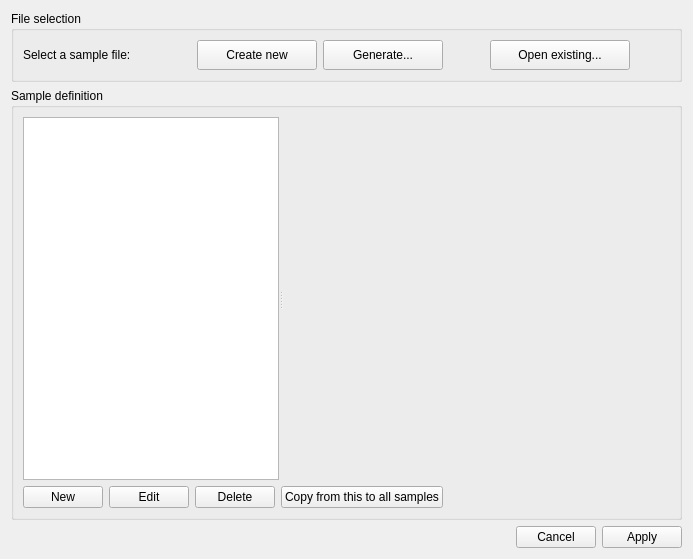
<?xml version="1.0" encoding="UTF-8"?>
<ui version="4.0">
 <class>Dialog</class>
 <widget class="QWidget" name="Dialog">
  <property name="geometry">
   <rect>
    <x>0</x>
    <y>0</y>
    <width>693</width>
    <height>559</height>
   </rect>
  </property>
  <property name="windowTitle">
   <string>Dialog</string>
  </property>
  <layout class="QVBoxLayout" name="verticalLayout">
   <item>
    <widget class="QGroupBox" name="fileGroup">
     <property name="title">
      <string>File selection</string>
     </property>
     <layout class="QHBoxLayout" name="horizontalLayout">
      <item>
       <widget class="QLabel" name="label">
        <property name="text">
         <string>Select a sample file:</string>
        </property>
       </widget>
      </item>
      <item>
       <spacer name="horizontalSpacer_4">
        <property name="orientation">
         <enum>Qt::Horizontal</enum>
        </property>
        <property name="sizeType">
         <enum>QSizePolicy::Expanding</enum>
        </property>
        <property name="sizeHint" stdset="0">
         <size>
          <width>60</width>
          <height>20</height>
         </size>
        </property>
       </spacer>
      </item>
      <item>
       <widget class="QPushButton" name="newFileBtn">
        <property name="minimumSize">
         <size>
          <width>120</width>
          <height>30</height>
         </size>
        </property>
        <property name="text">
         <string>Create new</string>
        </property>
        <property name="icon">
         <iconset resource="../../../../resources/nicos-gui.qrc">
          <normaloff>:/new</normaloff>:/new</iconset>
        </property>
       </widget>
      </item>
      <item>
       <widget class="QPushButton" name="genFileBtn">
        <property name="minimumSize">
         <size>
          <width>120</width>
          <height>30</height>
         </size>
        </property>
        <property name="text">
         <string>Generate...</string>
        </property>
        <property name="icon">
         <iconset resource="../../../../resources/nicos-gui.qrc">
          <normaloff>:/table</normaloff>:/table</iconset>
        </property>
       </widget>
      </item>
      <item>
       <spacer name="horizontalSpacer">
        <property name="orientation">
         <enum>Qt::Horizontal</enum>
        </property>
        <property name="sizeType">
         <enum>QSizePolicy::MinimumExpanding</enum>
        </property>
        <property name="sizeHint" stdset="0">
         <size>
          <width>20</width>
          <height>20</height>
         </size>
        </property>
       </spacer>
      </item>
      <item>
       <widget class="QPushButton" name="openFileBtn">
        <property name="minimumSize">
         <size>
          <width>140</width>
          <height>30</height>
         </size>
        </property>
        <property name="text">
         <string>Open existing...</string>
        </property>
        <property name="icon">
         <iconset resource="../../../../resources/nicos-gui.qrc">
          <normaloff>:/open</normaloff>:/open</iconset>
        </property>
       </widget>
      </item>
      <item>
       <spacer name="horizontalSpacer_2">
        <property name="orientation">
         <enum>Qt::Horizontal</enum>
        </property>
        <property name="sizeType">
         <enum>QSizePolicy::MinimumExpanding</enum>
        </property>
        <property name="sizeHint" stdset="0">
         <size>
          <width>20</width>
          <height>20</height>
         </size>
        </property>
       </spacer>
      </item>
     </layout>
     <zorder>openFileBtn</zorder>
     <zorder>newFileBtn</zorder>
     <zorder>label</zorder>
     <zorder>horizontalSpacer</zorder>
     <zorder>horizontalSpacer_2</zorder>
     <zorder>horizontalSpacer_4</zorder>
     <zorder>genFileBtn</zorder>
    </widget>
   </item>
   <item>
    <widget class="QGroupBox" name="sampleGroup">
     <property name="sizePolicy">
      <sizepolicy hsizetype="Preferred" vsizetype="Preferred">
       <horstretch>0</horstretch>
       <verstretch>1</verstretch>
      </sizepolicy>
     </property>
     <property name="title">
      <string>Sample definition</string>
     </property>
     <layout class="QVBoxLayout" name="verticalLayout_2">
      <item>
       <widget class="QSplitter" name="splitter">
        <property name="sizePolicy">
         <sizepolicy hsizetype="Expanding" vsizetype="Expanding">
          <horstretch>0</horstretch>
          <verstretch>0</verstretch>
         </sizepolicy>
        </property>
        <property name="orientation">
         <enum>Qt::Horizontal</enum>
        </property>
        <widget class="QListWidget" name="list"/>
        <widget class="QFrame" name="frame">
         <property name="sizePolicy">
          <sizepolicy hsizetype="Preferred" vsizetype="Preferred">
           <horstretch>1</horstretch>
           <verstretch>0</verstretch>
          </sizepolicy>
         </property>
         <property name="frameShape">
          <enum>QFrame::NoFrame</enum>
         </property>
         <property name="frameShadow">
          <enum>QFrame::Raised</enum>
         </property>
        </widget>
       </widget>
      </item>
      <item>
       <layout class="QHBoxLayout" name="horizontalLayout_2">
        <item>
         <widget class="QPushButton" name="newBtn">
          <property name="text">
           <string>New</string>
          </property>
         </widget>
        </item>
        <item>
         <widget class="QPushButton" name="editBtn">
          <property name="text">
           <string>Edit</string>
          </property>
         </widget>
        </item>
        <item>
         <widget class="QPushButton" name="delBtn">
          <property name="text">
           <string>Delete</string>
          </property>
         </widget>
        </item>
        <item>
         <widget class="QPushButton" name="copyBtn">
          <property name="text">
           <string>Copy from this to all samples</string>
          </property>
         </widget>
        </item>
        <item>
         <spacer name="horizontalSpacer_3">
          <property name="orientation">
           <enum>Qt::Horizontal</enum>
          </property>
          <property name="sizeHint" stdset="0">
           <size>
            <width>40</width>
            <height>20</height>
           </size>
          </property>
         </spacer>
        </item>
       </layout>
      </item>
     </layout>
    </widget>
   </item>
   <item>
    <widget class="QDialogButtonBox" name="buttonBox">
     <property name="orientation">
      <enum>Qt::Horizontal</enum>
     </property>
     <property name="standardButtons">
      <set>QDialogButtonBox::Apply|QDialogButtonBox::Cancel</set>
     </property>
    </widget>
   </item>
  </layout>
  <action name="actionCopyDetOffset">
   <property name="text">
    <string>Detector offset</string>
   </property>
  </action>
  <action name="actionCopyAperture">
   <property name="text">
    <string>Aperture settings</string>
   </property>
  </action>
  <action name="actionCopyThickness">
   <property name="text">
    <string>Thickness</string>
   </property>
  </action>
  <action name="actionCopyTimeFactor">
   <property name="text">
    <string>Time factor</string>
   </property>
  </action>
  <action name="actionCopyAll">
   <property name="text">
    <string>All of the above</string>
   </property>
  </action>
 </widget>
 <resources>
  <include location="../../../../resources/nicos-gui.qrc"/>
 </resources>
 <connections/>
</ui>
